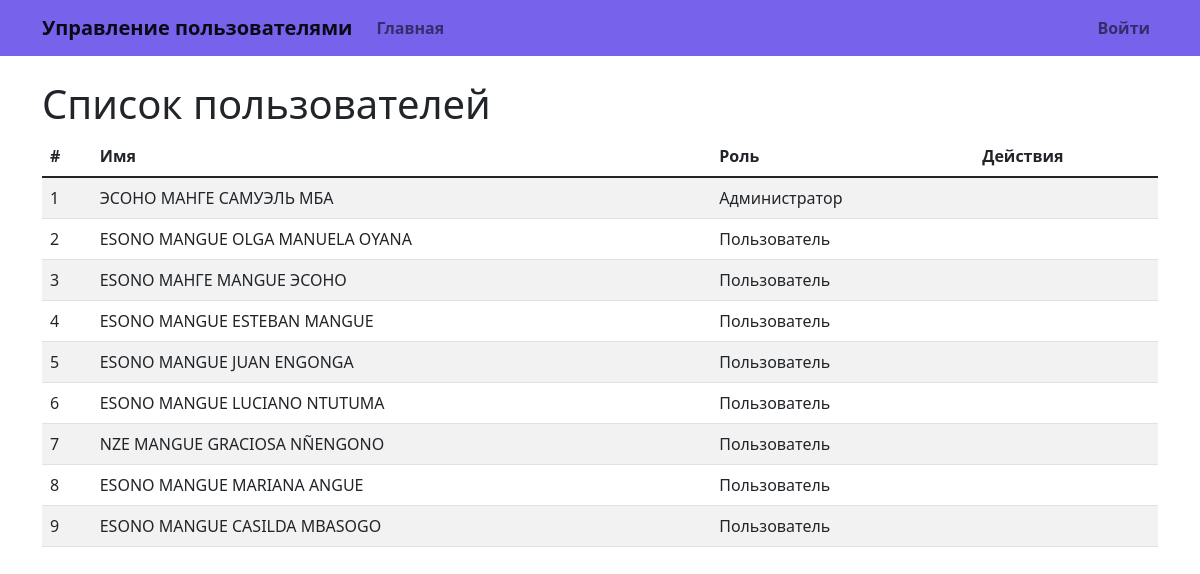
The page / on the database its author committed.
### app/models.py (models this page shows, shortened)
class User(UserMixin, db.Model):
    id = db.Column(db.Integer, primary_key=True)
    username = db.Column(db.String(64), unique=True, nullable=False, index=True)
    password_hash = db.Column(db.String(256), nullable=False)
    lastname = db.Column(db.String(64))
    firstname = db.Column(db.String(64), nullable=False)
    middlename = db.Column(db.String(64))
    role_id = db.Column(db.Integer, db.ForeignKey('role.id'))
    created_date = db.Column(db.DateTime, default=datetime.utcnow)
    visits = db.relationship('VisitLog', backref='user', lazy='dynamic')
    def get_full_name(self):
        if self.lastname:
            return f"{self.lastname} {self.firstname} {self.middlename or ''}"
        return f"{self.firstname} {self.middlename or ''}"

class Role(db.Model):
    id = db.Column(db.Integer, primary_key=True)
    name = db.Column(db.String(64), unique=True)
    description = db.Column(db.String(256))
    users = db.relationship('User', backref='role', lazy='dynamic')

### app/routes.py (the view)
@main.route('/')
def index():
    users = User.query.all()
    return render_template('index.html', users=users)

### app/__init__.py (called while the page is built)
def create_app(config_class=Config):
    app = Flask(__name__)
    app.config.from_object(config_class)
    db.init_app(app)
    login_manager.init_app(app)
    from app.routes import main, auth
    from app.stats import stats
    app.register_blueprint(main)
    app.register_blueprint(auth)
    app.register_blueprint(stats)
    @app.before_request
    def log_visit():
        if not request.path.startswith('/static/') and request.endpoint:
            from app.models import VisitLog
            user_id = current_user.id if current_user.is_authenticated else None
            log_entry = VisitLog(path=request.path, user_id=user_id)
            db.session.add(log_entry)
            db.session.commit()
    return app

### app/templates/index.html (shortened to what this page needs)
{% extends "base.html" %}
{% block content %}
<h1>Список пользователей</h1>
<div class="table-responsive">
    <table class="table table-striped">
        <thead>
            <tr>
                <th>#</th>
                <th>Имя</th>
                <th>Роль</th>
                <th>Действия</th>
            </tr>
        </thead>
        <tbody>
            {% for user in users %}
            <tr>
                <td>{{ loop.index }}</td>
                <td>{{ user.get_full_name() }}</td>
                <td>{{ user.role.name if user.role else 'Не указана' }}</td>
                <td>
                </td>
            </tr>
            {% endfor %}
        </tbody>
    </table>
</div>
{% endblock %}

### app/templates/base.html (shortened to what this page needs)
<!DOCTYPE html>
<html lang="ru">
<head>
    <link href="https://cdn.jsdelivr.net/npm/bootstrap@5.1.3/dist/css/bootstrap.min.css" rel="stylesheet">
    <link rel="stylesheet" href="{{ url_for('static', filename='css/styles.css') }}">
    <link rel="stylesheet" href="/app/static/css/styles.css"
</head>
<body>
    <nav class="navbar navbar-expand-lg navbar-light purple-grime">
        <div class="container">
            <a class="navbar-brand" href="{{ url_for('main.index') }}">Управление пользователями</a>
            <div class="collapse navbar-collapse" id="navbarNav">
                <ul class="navbar-nav">
                    <li class="nav-item">
                        <a class="nav-link" href="{{ url_for('main.index') }}">Главная</a>
                    </li>
                </ul>
                <ul class="navbar-nav ms-auto">
                    {% if current_user.is_authenticated %}
                    <li class="nav-item">
                        <a class="nav-link" href="{{ url_for('main.user_view', id=current_user.id) }}">Профиль</a>
                    </li>
                    <li class="nav-item">
                        <a class="nav-link" href="{{ url_for('auth.change_password') }}">Изменить пароль</a>
                    </li>
                    <li class="nav-item">
                        <a class="nav-link" href="{{ url_for('auth.logout') }}">Выйти</a>
                    </li>
                    {% else %}
                    <li class="nav-item">
                        <a class="nav-link" href="{{ url_for('auth.login') }}">Войти</a>
                    </li>
                    {% endif %}
                </ul>
            </div>
        </div>
    </nav>
    <div class="container mt-4">
        {% block content %}{% endblock %}
    </div>
</body>
</html>

### app/static/css/styles.css (style rules this page uses)
.table-responsive { margin-bottom: 20px; }
.purple-grime { background-color: rgb(119, 98, 235); font-weight: bold; }

### rows shown on the page
User: get_full_name "ЭСОНО МАНГЕ САМУЭЛЬ МБА", role "Администратор"
User: get_full_name "ESONO MANGUE OLGA MANUELA OYANA", role "Пользователь"
User: get_full_name "ESONO МАНГЕ MANGUE ЭСОНО", role "Пользователь"
User: get_full_name "ESONO MANGUE ESTEBAN MANGUE", role "Пользователь"
User: get_full_name "ESONO MANGUE JUAN ENGONGA", role "Пользователь"
User: get_full_name "ESONO MANGUE LUCIANO NTUTUMA", role "Пользователь"
User: get_full_name "NZE MANGUE GRACIOSA NÑENGONO", role "Пользователь"
User: get_full_name "ESONO MANGUE MARIANA ANGUE", role "Пользователь"
User: get_full_name "ESONO MANGUE CASILDA MBASOGO", role "Пользователь"
